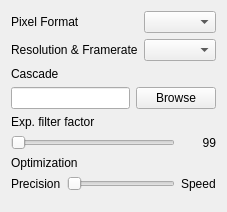
              <widget class="QWidget" name="emptyPrefs">
               <layout class="QVBoxLayout" name="verticalLayout_7">
                <item>
                 <layout class="QFormLayout" name="formLayout">
                  <item row="1" column="0">
                   <widget class="QLabel" name="label_61">
                    <property name="sizePolicy">
                     <sizepolicy hsizetype="Maximum" vsizetype="Preferred">
                      <horstretch>0</horstretch>
                      <verstretch>0</verstretch>
                     </sizepolicy>
                    </property>
                    <property name="text">
                     <string>Pixel Format</string>
                    </property>
                   </widget>
                  </item>
                  <item row="1" column="1">
                   <widget class="QComboBox" name="WebcamFtFormats"/>
                  </item>
                  <item row="2" column="0">
                   <widget class="QLabel" name="label_31">
                    <property name="sizePolicy">
                     <sizepolicy hsizetype="Maximum" vsizetype="Preferred">
                      <horstretch>0</horstretch>
                      <verstretch>0</verstretch>
                     </sizepolicy>
                    </property>
                    <property name="text">
                     <string>Resolution &amp; Framerate</string>
                    </property>
                   </widget>
                  </item>
                  <item row="2" column="1">
                   <widget class="QComboBox" name="WebcamFtResolutions"/>
                  </item>
                 </layout>
                </item>
                <item>
                 <widget class="QLabel" name="label_4">
                  <property name="text">
                   <string>Cascade</string>
                  </property>
                 </widget>
                </item>
                <item>
                 <layout class="QHBoxLayout" name="horizontalLayout_26">
                  <item>
                   <widget class="QLineEdit" name="CascadePath"/>
                  </item>
                  <item>
                   <widget class="QPushButton" name="FindCascade">
                    <property name="text">
                     <string>Browse</string>
                    </property>
                   </widget>
                  </item>
                 </layout>
                </item>
                <item>
                 <widget class="QLabel" name="label_5">
                  <property name="text">
                   <string>Exp. filter factor</string>
                  </property>
                 </widget>
                </item>
                <item>
                 <layout class="QHBoxLayout" name="horizontalLayout_31">
                  <item>
                   <widget class="QSlider" name="ExpFilterFactor">
                    <property name="orientation">
                     <enum>Qt::Horizontal</enum>
                    </property>
                   </widget>
                  </item>
                  <item>
                   <widget class="QLabel" name="ExpFiltFactorVal">
                    <property name="sizePolicy">
                     <sizepolicy hsizetype="Fixed" vsizetype="Preferred">
                      <horstretch>0</horstretch>
                      <verstretch>0</verstretch>
                     </sizepolicy>
                    </property>
                    <property name="minimumSize">
                     <size>
                      <width>35</width>
                      <height>0</height>
                     </size>
                    </property>
                    <property name="maximumSize">
                     <size>
                      <width>35</width>
                      <height>16777215</height>
                     </size>
                    </property>
                    <property name="text">
                     <string>99</string>
                    </property>
                    <property name="alignment">
                     <set>Qt::AlignRight|Qt::AlignTrailing|Qt::AlignVCenter</set>
                    </property>
                   </widget>
                  </item>
                 </layout>
                </item>
                <item>
                 <widget class="QLabel" name="label_10">
                  <property name="text">
                   <string>Optimization</string>
                  </property>
                 </widget>
                </item>
                <item>
                 <layout class="QHBoxLayout" name="horizontalLayout_32">
                  <item>
                   <widget class="QLabel" name="label_7">
                    <property name="text">
                     <string>Precision</string>
                    </property>
                   </widget>
                  </item>
                  <item>
                   <widget class="QSlider" name="OptimLevel">
                    <property name="maximum">
                     <number>3</number>
                    </property>
                    <property name="pageStep">
                     <number>1</number>
                    </property>
                    <property name="value">
                     <number>0</number>
                    </property>
                    <property name="orientation">
                     <enum>Qt::Horizontal</enum>
                    </property>
                    <property name="tickPosition">
                     <enum>QSlider::NoTicks</enum>
                    </property>
                   </widget>
                  </item>
                  <item>
                   <widget class="QLabel" name="label_9">
                    <property name="text">
                     <string>Speed</string>
                    </property>
                   </widget>
                  </item>
                 </layout>
                </item>
                <item>
                 <spacer name="verticalSpacer_8">
                  <property name="orientation">
                   <enum>Qt::Vertical</enum>
                  </property>
                  <property name="sizeHint" stdset="0">
                   <size>
                    <width>10</width>
                    <height>10</height>
                   </size>
                  </property>
                 </spacer>
                </item>
               </layout>
              </widget>
